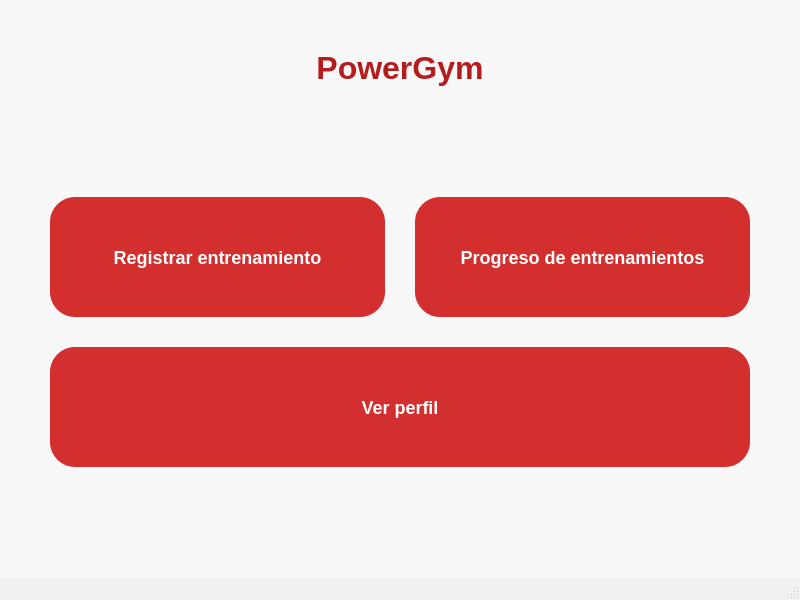
<?xml version="1.0" encoding="UTF-8"?>
<ui version="4.0">
 <class>MainWindow</class>
 <widget class="QMainWindow" name="MainWindow">
  <property name="geometry">
   <rect>
    <x>0</x>
    <y>0</y>
    <width>800</width>
    <height>600</height>
   </rect>
  </property>
  <property name="windowTitle">
   <string>PowerGym - Menú Atleta</string>
  </property>
  <property name="styleSheet">
   <string notr="true">
    QMainWindow#MainWindow {
        background-color: #f0f0f0;
    }
    QWidget#centralwidget {
        background-color: #f8f8f8;
    }
    
    QLabel {
        color: #333333;
        font-size: 16px;
        font-weight: 500;
    }

    QLabel#label_3 {
        color: #B71C1C;
        font-size: 32px;
        font-weight: bold;
        padding-bottom: 20px;
    }

    QPushButton {
        background-color: #D32F2F;
        color: white;
        border: none;
        border-radius: 25px;
        padding: 20px;
        font-size: 18px;
        font-weight: bold;
        min-width: 150px;
        min-height: 80px;
    }
    QPushButton:hover {
        background-color: #C62828;
    }
   </string>
  </property>
  <widget class="QWidget" name="centralwidget">
   <layout class="QVBoxLayout" name="verticalLayout_main">
    <property name="spacing">
     <number>30</number>
    </property>
    <property name="leftMargin">
     <number>50</number>
    </property>
    <property name="topMargin">
     <number>50</number>
    </property>
    <property name="rightMargin">
     <number>50</number>
    </property>
    <property name="bottomMargin">
     <number>50</number>
    </property>

    <item>
     <widget class="QLabel" name="label_3">
      <property name="text">
       <string>PowerGym</string>
      </property>
      <property name="alignment">
       <set>Qt::AlignCenter</set>
      </property>
     </widget>
    </item>

    <item>
     <spacer name="verticalSpacer_top">
      <property name="orientation">
       <enum>Qt::Vertical</enum>
      </property>
      <property name="sizeHint" stdset="0">
       <size>
        <width>20</width>
        <height>40</height>
       </size>
      </property>
     </spacer>
    </item>

    <item>
     <layout class="QGridLayout" name="gridLayout_buttons">
      <property name="spacing">
       <number>30</number>
      </property>
      
      <item row="0" column="0">
       <widget class="QPushButton" name="botonEntrenamiento">
        <property name="text">
         <string>Registrar entrenamiento</string>
        </property>
       </widget>
      </item>
      
      <item row="0" column="1"> 
       <widget class="QPushButton" name="botonHistorial">
        <property name="text">
         <string>Progreso de entrenamientos</string>
        </property>
       </widget>
      </item>
      
      <item row="1" column="0" colspan="2"> <widget class="QPushButton" name="botonPerfil">
        <property name="text">
         <string>Ver perfil</string>
        </property>
       </widget>
      </item>
      
     </layout>
    </item>

    <item>
     <spacer name="verticalSpacer_bottom">
      <property name="orientation">
       <enum>Qt::Vertical</enum>
      </property>
      <property name="sizeHint" stdset="0">
       <size>
        <width>20</width>
        <height>40</height>
       </size>
      </property>
     </spacer>
    </item>

   </layout>
  </widget>
  <widget class="QMenuBar" name="menubar"/>
  <widget class="QStatusBar" name="statusbar"/>
 </widget>
 <resources/>
 <connections/>
</ui>
